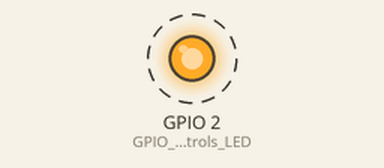
Recording of a sketch running on a simulated ESP32. On the bench: output pins drawn as LEDs (lit = HIGH). Dashed ring = blinking. What the sketch prints to the serial monitor is not drawn.

Above: at 0.5 s.
Timing chart, 0 to 4.6 s (numbered marks = the images above):
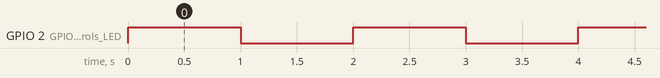

The sketch:

main.ino
```cpp
void setup() {
  pinMode(2, OUTPUT);              // GPIO 2 controls LED
  Serial.begin(115200);            // Start Serial Monitor at 115200 baud
  Serial.println("ESP32 LED Blink Started!");
}

void loop() {
  digitalWrite(2, HIGH);           // Turn ON LED
  Serial.println("LED is ON");     // Print status to Serial Monitor
  delay(1000);                     // Wait 1 second

  digitalWrite(2, LOW);            // Turn OFF LED
  Serial.println("LED is OFF");    // Print status to Serial Monitor
  delay(1000);                     // Wait 1 second
}
```

Measured:
- by itself, GPIO 2 (GPIO_2_controls_LED): alternates HIGH for 1.0 s and LOW for 1.0 s
